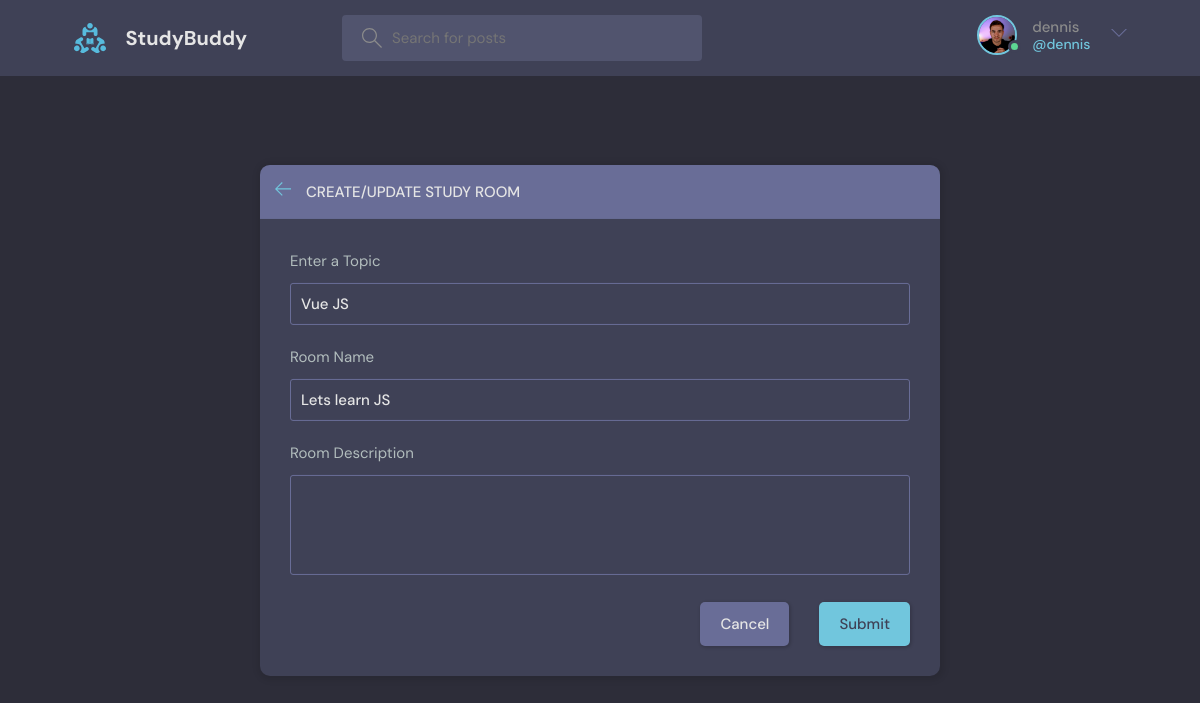
Page /update-room/15/ (signed in) on the earlier database version.
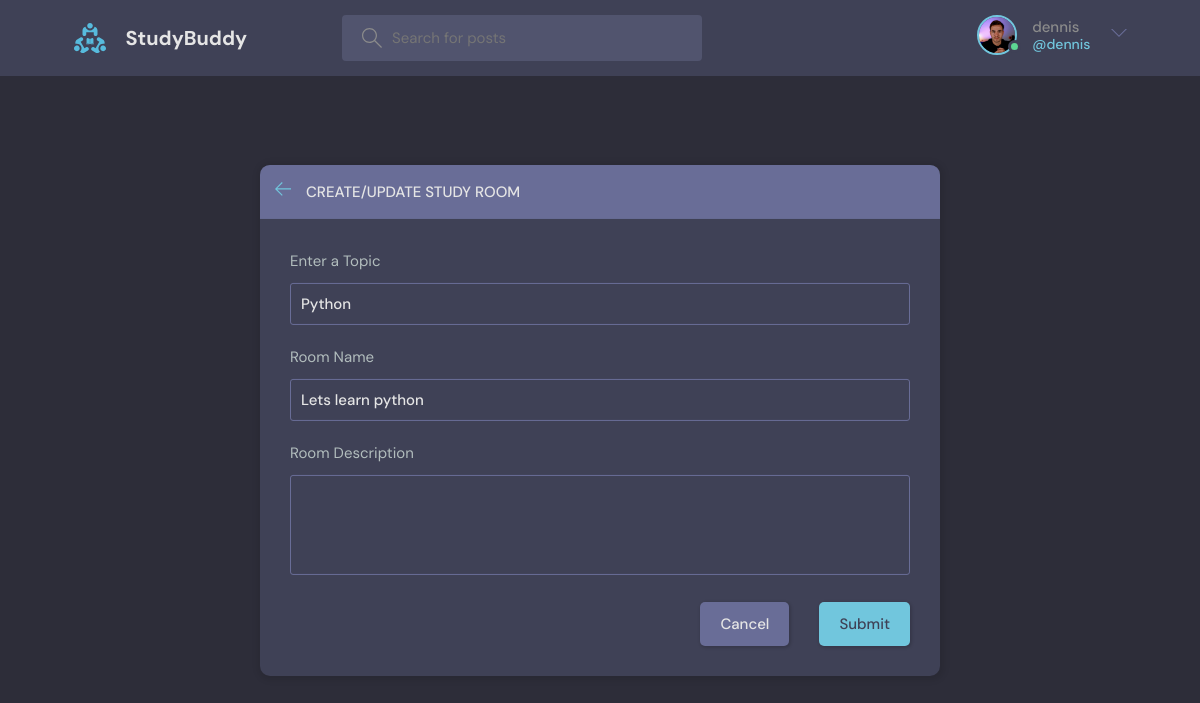
Same page on the later database version.
### base/models.py (models this page shows, shortened)
class Room(models.Model):
    host = models.ForeignKey(User, on_delete=models.SET_NULL, null=True)
    topic = models.ForeignKey(Topic, on_delete=models.SET_NULL, null=True)
    name = models.CharField(max_length=200)
    description = models.TextField(null=True, blank=True)
    participants = models.ManyToManyField(
        User, related_name='participants', blank=True)
    updated = models.DateTimeField(auto_now=True)
    created = models.DateTimeField(auto_now_add=True)
    class Meta:
        ordering = ['-updated', '-created']

class Topic(models.Model):
    name = models.CharField(max_length=200)

### base/views.py (the view, shortened to what this page needs)
# urls.py: path('update-room/<str:pk>/', views.updateRoom, name="update-room"),
@login_required(login_url='login')
def updateRoom(request, pk):
    room = Room.objects.get(id=pk)
    form = RoomForm(instance=room)
    topics = Topic.objects.all()
    if request.user != room.host:
        return HttpResponse('Your are not allowed here!!')
    context = {'form': form, 'topics': topics, 'room': room}
    return render(request, 'base/room_form.html', context)

### base/forms.py
class RoomForm(ModelForm):
    class Meta:
        model = Room
        fields = '__all__'
        exclude = ['host', 'participants']

### base/templates/base/room_form.html (shortened to what this page needs)
{% extends 'main.html' %}
{% block content %}
<main class="create-room layout">
  <div class="container">
    <div class="layout__box">
      <div class="layout__boxHeader">
        <div class="layout__boxTitle">
          <a href="{{request.META.HTTP_REFERER}}">
            <svg version="1.1" xmlns="http://www.w3.org/2000/svg" width="32" height="32" viewBox="0 0 32 32">
              <title>arrow-left</title>
              <path
                d="M13.723 2.286l-13.723 13.714 13.719 13.714 1.616-1.611-10.96-10.96h27.625v-2.286h-27.625l10.965-10.965-1.616-1.607z">
              </path>
            </svg>
          </a>
          <h3>Create/Update Study Room</h3>
        </div>
      </div>
      <div class="layout__body">
        <form class="form" action="" method="POST">
          <div class="form__group">
            <label for="room_topic">Enter a Topic</label>
            <input required type="text" value="{{room.topic.name}}" name="topic" list="topic-list" />
          </div>
          <div class="form__group">
            <label for="room_name">Room Name</label>
            {{form.name}}
          </div>
          <div class="form__group">
            <label for="room_description">Room Description</label>
            {{form.description}}
          </div>
          <div class="form__action">
            <a class="btn btn--dark" href="{{request.META.HTTP_REFERER}}">Cancel</a>
            <button class="btn btn--main" type="submit">Submit</button>
          </div>
        </form>
      </div>
    </div>
  </div>
</main>
{% endblock content %}

Differences in the rows shown:
changed Room: topic "Vue JS" → "Python"; name "Lets learn JS" → "Lets learn python"
